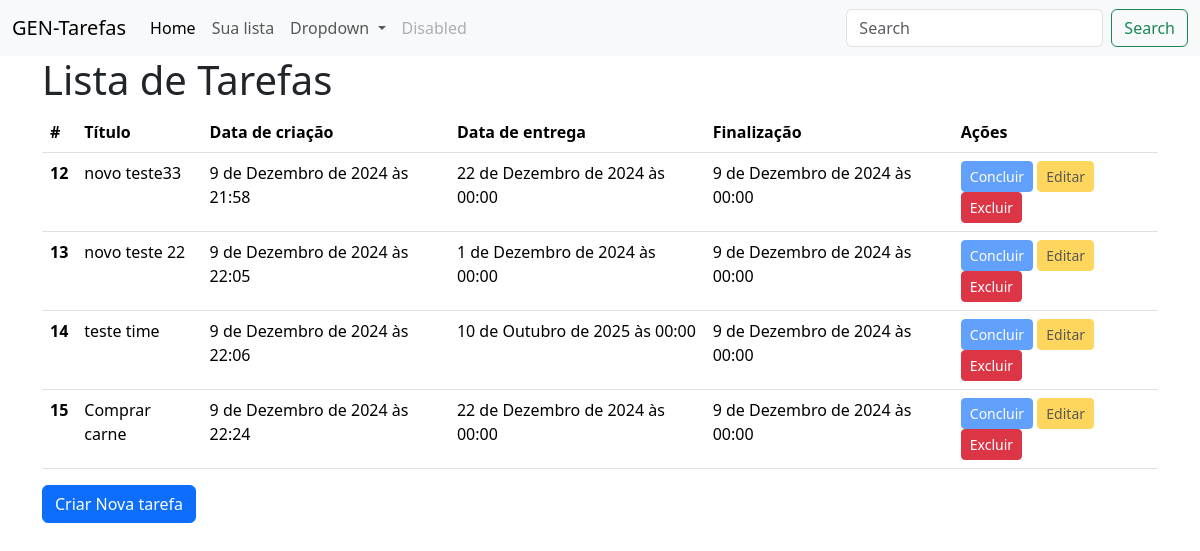
/home, run on an earlier commit of the app's database.
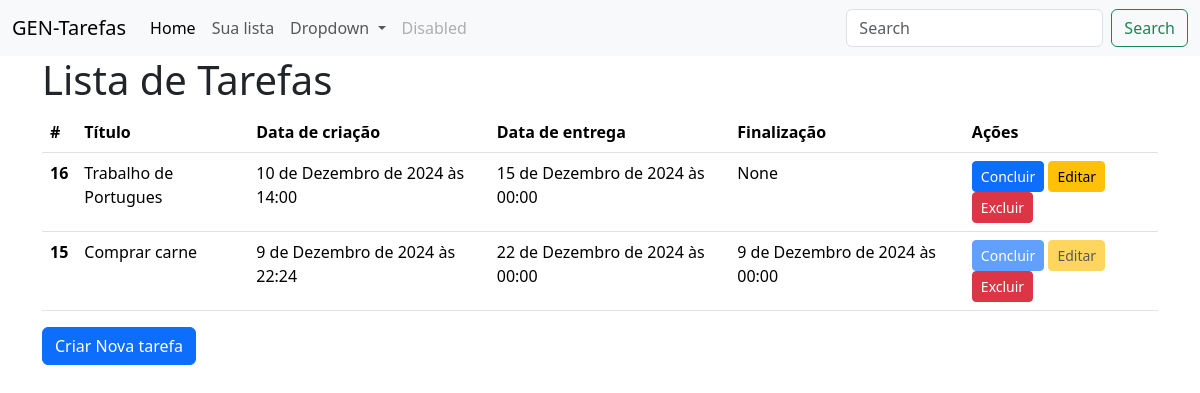
And on a later commit of the database.
### gerenciador_tarefas/models.py (models this page shows, shortened)
class Tarefa(models.Model):
    usuario = models.ForeignKey(Usuario, on_delete=models.CASCADE, default=1)
    titulo = models.CharField(verbose_name="Titúlo da tarefa",max_length=100, null=False, blank=False)
    data_criacao = models.DateTimeField(auto_now_add=True, null=False, blank=False)
    data_entrega = models.DateField(verbose_name="Data da entrega",null=False, blank=False)
    data_finalizacao = models.DateField(null=True, blank=False)
    email = models.CharField(max_length=100, null=False, blank=False)
    class Meta:
        ordering = ["data_finalizacao"]

### gerenciador_tarefas/views.py (the view)
# urls.py: path("home", TarefasListView.as_view(), name="tarefa_lista"),
class TarefasListView(ListView):
    model = Tarefa

### gerenciador_tarefas/templates/gerenciador_tarefas/tarefa_list.html (shortened to what this page needs)
{% extends "base.html" %}
{% block conteudo %}
<h1>Lista de Tarefas</h1>
        <table class="table">
            <thead>
              <tr>
                <th scope="col">#</th>
                <th scope="col">Título</th>
                <th scope="col">Data de criação</th>
                <th scope="col">Data de entrega</th>
                <th scope="col">Finalização</th>
                <th scope="col">Ações</th>
              </tr>
            </thead>
            <tbody>
                {% for tarefa in tarefa_list %}
                    <tr>
                        <th scope="row">{{ tarefa.pk }}</th>
                        <td>{{ tarefa.titulo }}</td>
                        <td>{{ tarefa.data_criacao }}</td>
                        <td>{{ tarefa.data_entrega }}</td>
                        <td>{{ tarefa.data_finalizacao }}</td>
                        <td>
                          <a href="{% url "tarefa_complete" pk=tarefa.pk %}" class="btn btn-primary btn-sm {% if tarefa.data_finalizacao %}disabled{% endif %}">Concluir</a>
                          <a href="{% url "tarefa_uptade" pk=tarefa.pk %}" class="btn btn-warning btn-sm {% if tarefa.data_finalizacao %}disabled{% endif %}" >Editar</a>
                          <a href="{% url "tarefa_delete" pk=tarefa.pk %}" class="btn btn-danger btn-sm">Excluir</a>
                        </td>
                    </tr>
                {% endfor %}
            </tbody>
          </table>
          <a href="{% url 'tarefa_form' %}" class="btn btn-primary">Criar Nova tarefa</a>
{% endblock conteudo %}

What changed in the data, as far as the page shows it:
removed Tarefa: pk "12", titulo "novo teste33", data_criacao "9 de Dezembro de 2024 às 21:58", data_entrega "22 de Dezembro de 2024 às 00:00", data_finalizacao "9 de Dezembro de 2024 às 00:00"
removed Tarefa: pk "13", titulo "novo teste 22", data_criacao "9 de Dezembro de 2024 às 22:05", data_entrega "1 de Dezembro de 2024 às 00:00", data_finalizacao "9 de Dezembro de 2024 às 00:00"
removed Tarefa: pk "14", titulo "teste time", data_criacao "9 de Dezembro de 2024 às 22:06", data_entrega "10 de Outubro de 2025 às 00:00", data_finalizacao "9 de Dezembro de 2024 às 00:00"
added Tarefa: pk "16", titulo "Trabalho de Portugues", data_criacao "10 de Dezembro de 2024 às 14:00", data_entrega "15 de Dezembro de 2024 às 00:00", data_finalizacao "None"
